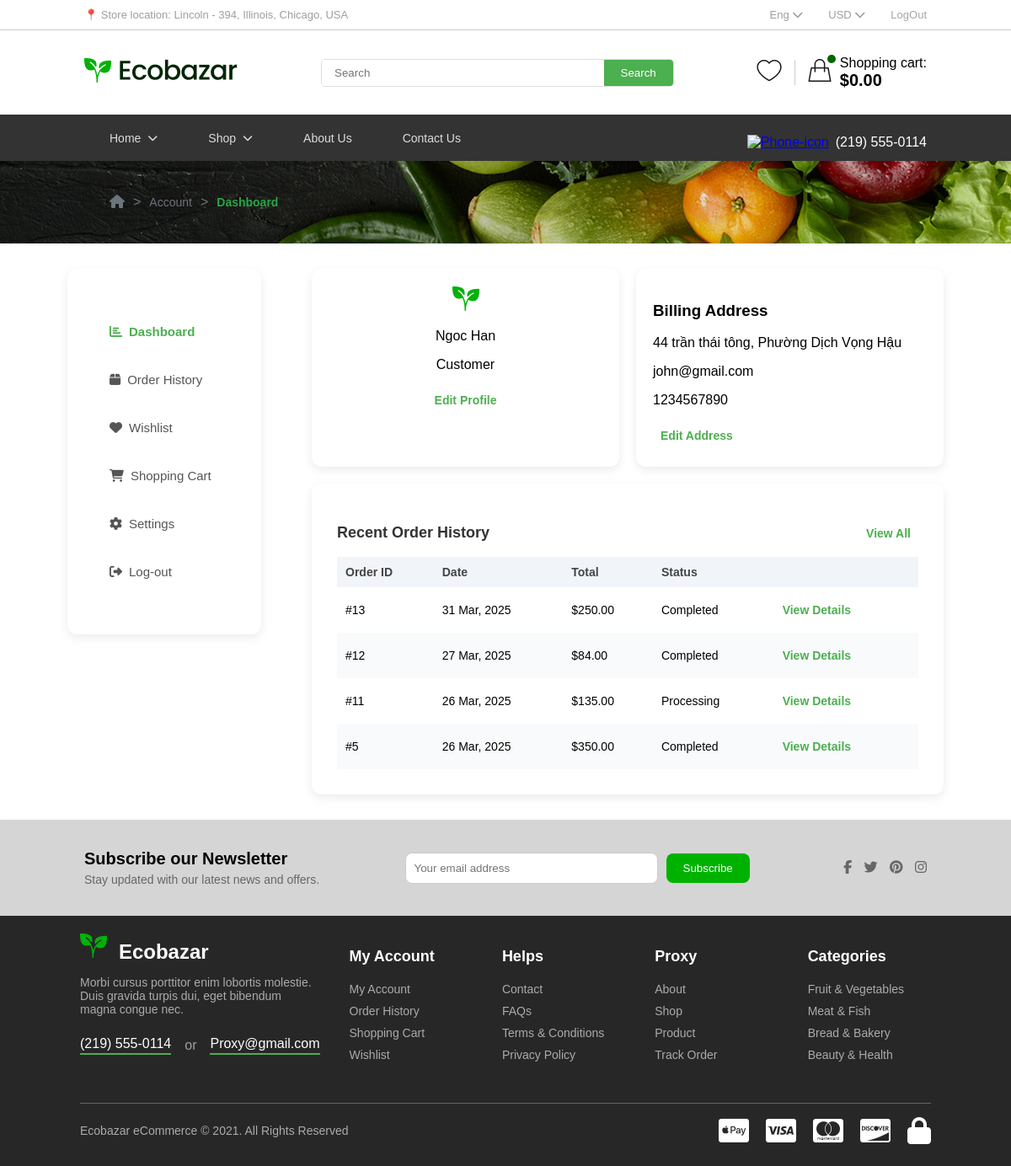
Page /dashboard.php (signed in) on the committed database.
### tables this page shows
CREATE TABLE `users` (
  `id` int(11) NOT NULL,
  `email` varchar(255) NOT NULL,
  `password` varchar(255) NOT NULL,
  `created_at` timestamp NOT NULL DEFAULT current_timestamp(),
  `remember_token` varchar(64) DEFAULT NULL,
  `token_expiry` datetime DEFAULT NULL,
  `first_name` varchar(50) DEFAULT NULL,
  `last_name` varchar(50) DEFAULT NULL,
  `phone` varchar(20) DEFAULT NULL
);

CREATE TABLE `orders` (
  `id` int(11) NOT NULL,
  `user_id` int(11) NOT NULL,
  `order_date` datetime DEFAULT current_timestamp(),
  `total` decimal(10,2) NOT NULL DEFAULT 0.00,
  `subtotal` decimal(10,2) NOT NULL,
  `discount` decimal(5,2) DEFAULT 0.00,
  `shipping_cost` decimal(10,2) DEFAULT 0.00,
  `product_count` int(11) DEFAULT 1,
  `status` varchar(50) DEFAULT 'Processing',
  `payment_method` varchar(50) NOT NULL,
  `billing_name` varchar(100) NOT NULL,
  `billing_address` text NOT NULL,
  `billing_email` varchar(100) NOT NULL,
  `billing_phone` varchar(20) NOT NULL,
  `shipping_name` varchar(100) NOT NULL,
  `shipping_address` text NOT NULL,
  `shipping_email` varchar(100) NOT NULL,
  `shipping_phone` varchar(20) NOT NULL,
  `created_at` timestamp NOT NULL DEFAULT current_timestamp()
);

### dashboard.php (the view, shortened to what this page needs)
<?php
$conn = new mysqli('localhost', 'root', '', 'ecobazar');
$user_id = $_SESSION['user_id'] ?? 1;
$user_query = $conn->query("SELECT * FROM users WHERE id = $user_id");
$user = $user_query->fetch_assoc();
$order_query = $conn->query("SELECT * FROM orders WHERE user_id = $user_id ORDER BY created_at DESC LIMIT 5");
$last_order_query = $conn->query("SELECT * FROM orders WHERE user_id = $user_id ORDER BY created_at DESC LIMIT 1");
$last_order = $last_order_query->fetch_assoc();
include './includes/head.php';
?>
   <div class="breadcrumb-container">
        <div class="breadcrumb">
            <a href="#" class="home-icon" title="Home">
                <i class="fas fa-home" aria-hidden="true"></i>
            </a>
            <span> &gt; </span>
            <a href="#">Account</a>
            <span> &gt; </span>
            <a href="#" class="active">Dashboard</a>
        </div>
    </div>
    <?php include './includes/dash.php'; ?>
    <div class="main-content">
        <div class="card-container">
            <div class="card profile-info">
                 <img src="assets/image/Group.png" alt="Profile Picture">
                <p><?= isset($user['first_name']) ? htmlspecialchars($user['first_name']) : 'Chưa cập nhật' ?></p>
                <p>Customer</p>
                <a href="settings.php" class="edit-link">Edit Profile</a>
            </div>
        <div class="card address-info">
             <h3>Billing Address</h3>
             <p><?= htmlspecialchars($last_order['billing_address'] ?? 'Chưa cập nhật') ?></p>
             <p><?= htmlspecialchars($last_order['billing_email'] ?? 'Chưa cập nhật') ?></p>
             <p><?= htmlspecialchars($last_order['billing_phone'] ?? 'Chưa cập nhật') ?></p>
            <a href="settings.php" class="edit-link">Edit Address</a>
        </div>
        </div>
            <div class="card order-history">
                <div class="order-header">
                <h3>Recent Order History</h3>
                <a href="order-history.php" class="edit-link">View All</a>
                </div>
                <table>
                    <thead>
                        <tr>
                            <th>Order ID</th>
                            <th>Date</th>
                            <th>Total</th>
                            <th>Status</th>
                            <th></th>
                        </tr>
                    </thead>
                    <tbody>
                <?php while ($order = $order_query->fetch_assoc()): ?>
                    <tr>
                        <td>#<?php echo $order['id']; ?></td>
                        <td><?php echo date('d M, Y', strtotime($order['created_at'])); ?></td>
                        <td>$<?php echo number_format($order['total'], 2); ?></td>
                        <td><?php echo ucfirst($order['status']); ?></td>
                        <td><a href="order-detail.php?id=<?php echo $order['id']; ?>" class="edit-link">View Details</a></td>
                    </tr>
                <?php endwhile; ?>
            </tbody>
                </table>
            </div>
        </div>
    </div>
    <?php include './includes/footer.php'; ?>
</body>
</html>

### assets/style.css (style rules this page uses)
body { margin: 0; font-family: Arial, sans-serif; }
.breadcrumb-container { background: url('image/Breadcrumbs.png') no-repeat center; background-size: cover; padding: 30px 60px; display: flex; align-items: center; }
.breadcrumb { display: flex; align-items: center; font-family: 'Arial', sans-serif; padding: 10px 70px; }
.breadcrumb a { text-decoration: none; color: #6c757d; font-size: 14px; transition: color 0.3s ease; }
.breadcrumb .home-icon { font-size: 16px; }
.breadcrumb span { margin: 0 10px; color: #6c757d; }
.breadcrumb a.active { color: #28a745; font-weight: bold; }
.main-content { display: flex; flex-direction: column; gap: 20px; margin: 0 auto; min-width: 750px; max-width: 850px; }
.card-container { display: flex; gap: 20px; flex-wrap: wrap; }
.card { background: #ffffff; padding: 20px; border-radius: 12px; box-shadow: 0 4px 12px rgba(0, 0, 0, 0.08); flex: 1; min-width: 280px; transition: transform 0.3s ease, box-shadow 0.3s ease; }
.profile-info { text-align: center; }
.profile-info p { color: #000000; font-size: 16px; }
.edit-link { color: #4caf50; font-weight: bold; text-decoration: none; font-size: 14px; display: inline-block; margin: 9px; transition: color 0.3s; }
.order-history { background: #ffffff; padding: 30px; gap:50px; border-radius: 12px; box-shadow: 0 4px 12px rgba(0, 0, 0, 0.08); overflow-x: auto; }
.order-header { display: flex; justify-content: space-between; align-items: center; }
.order-history h3 { font-size: 18px; color: #333; }
.order-history table { width: 100%; border-collapse: collapse; font-size: 14px; }
.order-history th, .order-history td { padding: 10px; text-align: left; }
.order-history th { background: #f1f5f9; font-weight: bold; color: #444; }
.order-history tr:nth-child(even) { background: #f9fafb; }

### rows in the picture
users: first_name "Ngoc Han"
orders: billing_address "44 trần thái tông, Phường Dịch Vọng Hậu", billing_email "john@gmail.com", billing_phone "1234567890", id "13", created_at "31 Mar, 2025", total "250.00", status "Completed"
orders: id "12", created_at "27 Mar, 2025", total "84.00", status "Completed"
orders: id "11", created_at "26 Mar, 2025", total "135.00", status "Processing"
orders: id "5", created_at "26 Mar, 2025", total "350.00", status "Completed"

### other values in the picture
$cartTotal "0.00"
$item[0] "Dashboard"
$item[0] "Order History"
$item[0] "Wishlist"
$item[0] "Shopping Cart"
$item[0] "Settings"
$item[0] "Log-out"
